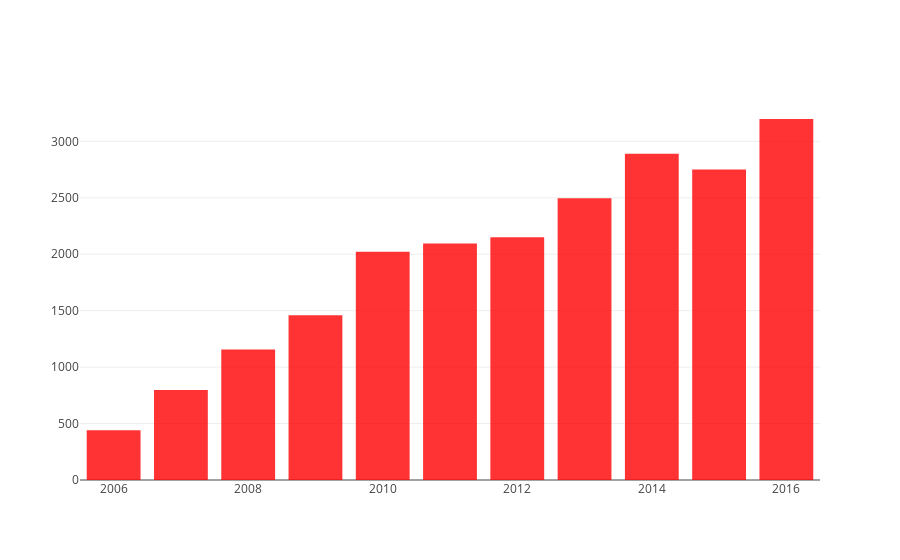

The code cell stored with this chart in its notebook:
### Markdown cell above
### Number of Deaths by Years

### Code cell
data = [go.Bar(
            x=deaths['death_year'].value_counts().index,
            y=deaths['death_year'].value_counts().values,
        marker = dict(
        color = 'rgba(255, 0, 0,0.8)',)
            
)]

py.iplot(data, filename='horizontal-bar')

### Figure 1 — Plotly figure (JSON) as saved in the notebook; plotly's stock layout.template omitted (floating-point values rounded to 4 significant figures)
{"data": [{"type": "bar", "x": [2016, 2014, 2015, 2013, 2012, 2011, 2010, 2009, 2008, 2007, 2006], "y": [3198, 2891, 2750, 2496, 2151, 2096, 2023, 1459, 1157, 797, 440], "marker": {"color": "rgba(255, 0, 0,0.8)"}}], "layout": {}}
